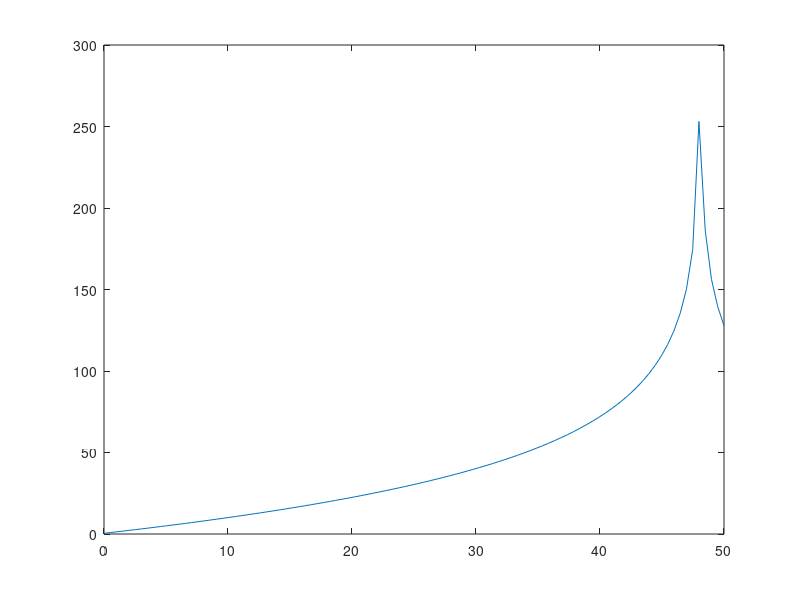

MATLAB code for this plot:
u=0.8;
a=-86.2E-7;
i0=74.9E-7;
tau=-342;
t=linspace(0,50);
i=i0+a*exp(t./tau);
r=abs(u./i);
plot(t,r);
rlog=log(r);
plot(t,rlog);
colorlog=(log(r)-log(7E5))/(log(5E8)-log(7E5))*255;
plot(t,colorlog);